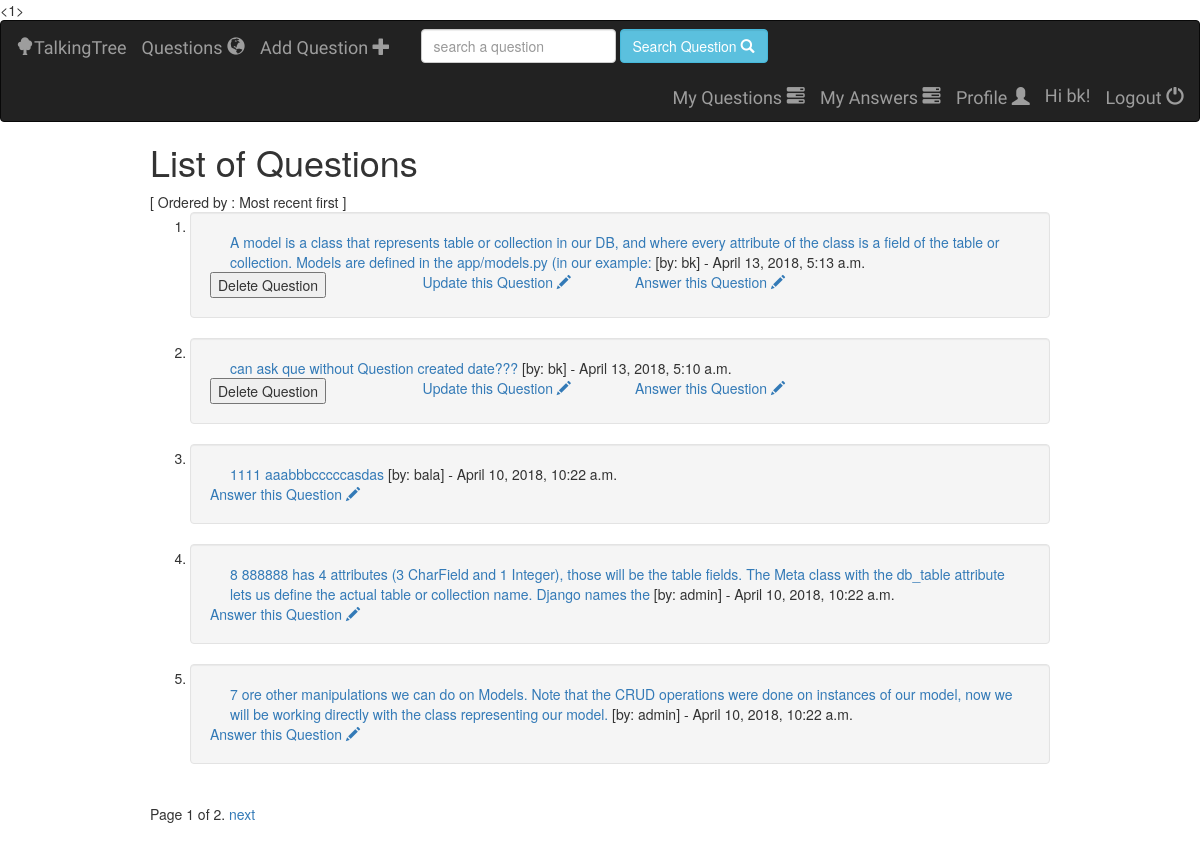
The app's page /talkingtree/ (signed in) with its own data.
### talkingtree/models.py (models this page shows, shortened)
class Question(models.Model):
    user = models.ForeignKey(User, on_delete=models.DO_NOTHING, default=None)
    question_text = models.CharField(max_length=200)
    created_date = models.DateTimeField(default=datetime.now())
    class Meta:
        ordering = ['-id']

### talkingtree/views.py (the view)
class QuestionView(generic.ListView):
    template_name = 'talkingtree/index.html'
    context_object_name = 'all_question'
    paginate_by = 5
    def get_queryset(self):
        return Question.objects.all()

### talkingtree/templates/talkingtree/index.html (shortened to what this page needs)
 {% extends 'talkingtree/base.html' %}
 {%  block body %}
     {% load staticfiles %}
<link rel="stylesheet" type="text/css" href="{% static 'talkingtree/style.css' %}">
     <h1> List of Questions </h1> [ Ordered by : Most recent first ]
    <ol>
        {% for question in all_question %}
        <li>
        <div class="well">
        <div class="row" style="margin-left: 5px">
            <div  class="col-sm-12">
                <a href="{% url 'talkingtree:answer' question.id %}"> {{ question.question_text }}</a>
                [by: {{ question.user }}] - {{ question.created_date }}
            </div>
        </div>
            <div class="row">
            {% if question.user == user %}
                <div class="col-sm-3">
                <form method="POST" action="{% url 'talkingtree:delete-question'  question.id  %}">
                    <input type="submit" value="Delete Question">
                </form>
            </div>
             <div  class="col-sm-3"><a href="{% url 'talkingtree:update-question' question.id  %}"> Update this Question
                <span  class="glyphicon glyphicon-pencil" aria-hidden="true"> </span>
            </a>
            </div>
            {% endif %}
                {% if user.is_authenticated %}
                    <div  class="col-sm-3"><a href="{% url 'talkingtree:add-answer' %}"> Answer this Question
                        <span  class="glyphicon glyphicon-pencil" aria-hidden="true"> </span>
                        </a>
                    </div>
                {% endif %}
            </div>
        </div>
        </li>
        {% endfor %}
    </ol>
 {% endblock %}

### talkingtree/templates/talkingtree/base.html (shortened to what this page needs)
    <!DOCTYPE html>
    <html lang="en">
    <head>
      {% load staticfiles %}
      <link rel="stylesheet" type="text/css" href="{% static 'talkingtree/style.css' %}">
      <link rel="stylesheet" href="https://maxcdn.bootstrapcdn.com/bootstrap/3.3.7/css/bootstrap.min.css">
    </head>
    <body>
<1>
    <nav class="navbar navbar-inverse">
      <div class="container-fluid">
        <div class="navbar-header">
          <a class="navbar-brand" href="{% url 'talkingtree:question' %}">
              <span  class="glyphicon glyphicon-tree-deciduous" aria-hidden="true"></span>TalkingTree</a>
        </div>
        <ul class="nav navbar-nav ">
          <li> <a class="navbar-brand" href="{% url 'talkingtree:question' %}">
              Questions  <span class="glyphicon glyphicon-globe" aria-hidden="true"></span>
          </a></li>
         {% if user.is_authenticated %}
            <li>
              <a class="navbar-brand" href="{% url 'talkingtree:add-question' %}">
                     Add Question <span  class="glyphicon glyphicon-plus" aria-hidden="true"></span>
              </a>
            </li>
         {% endif %}
        </ul>
          <form class="navbar-form navbar-left" role="search" method="get" action="#">
            <input type="text" class="form-control" name = "q" value="" placeholder="search a question">
             <button class="form-control btn btn-info" name = "searchBtn" >Search Question
             <span class="glyphicon glyphicon-search" aria-hidden="true"></span>
             </button>
          </form>
          <ul class="nav navbar-nav navbar-right">
                    {% if user.is_authenticated %}
                       <li>
                           <a class="navbar-brand" href="{% url 'talkingtree:myquestions' %}">
                                My Questions
                                <span class="glyphicon glyphicon-tasks" aria-hidden="true"></span>
                            </a>
                       </li>
                        <li>
                           <a class="navbar-brand" href="{% url 'talkingtree:myanswers' %}">
                                My Answers
                                <span class="glyphicon glyphicon-tasks" aria-hidden="true"></span>
                            </a>
                       </li>
                      <li class="">
                            <a class="navbar-brand" href="{% url 'talkingtree:profile' %}">
                                Profile <span class="glyphicon glyphicon-user" aria-hidden="true"></span>
                            </a>
                      </li>
                        <li class="">
                         <div class="navbar-brand">
                            Hi {{ user.username }}!
                            </div>
                        </li>
                        <li>
                            <a class="navbar-brand" href="{% url 'talkingtree:logout' %}">
                                Logout  <span  class="glyphicon glyphicon-off" aria-hidden="true"></span>
                            </a>
                        </li>
                    {% endif %}
          </ul>
      </div>
    </nav>
    <div style="margin: 5px 150px 150px 150px">
        {% block body %}
        {% endblock %}
{% block pagination %}
  {% if is_paginated %}
      <div class="pagination">
          <span class="page-links">
              <span class="page-current">
                  Page {{ page_obj.number }} of {{ page_obj.paginator.num_pages }}.
              </span>
              {% if page_obj.has_next %}
                  <a href="{{ request.path }}?page={{ page_obj.next_page_number }}">next</a>
              {% endif %}
          </span>
      </div>
  {% endif %}
{% endblock %}
    </div>
    </body>
    </html>

### talkingtree/static/talkingtree/style.css (style rules this page uses)
.navbar-brand { font-family: 'Satisfy', cursive; }

### records on screen
Question: question_text "A model is a class that represents table or collection in our DB, and where every attribute of the class is a field of the table or collection. Models are defined in the app/models.py (in our example:", user "bk", created_date "April 13, 2018, 5:13 a.m."
Question: question_text "can ask que without Question created date???", user "bk", created_date "April 13, 2018, 5:10 a.m."
Question: question_text "1111 aaabbbcccccasdas", user "bala", created_date "April 10, 2018, 10:22 a.m."
Question: question_text "8 888888 has 4 attributes (3 CharField and 1 Integer), those will be the table fields. The Meta class with the db_table attribute lets us define the actual table or collection name. Django names the", user "admin", created_date "April 10, 2018, 10:22 a.m."
Question: question_text "7 ore other manipulations we can do on Models. Note that the CRUD operations were done on instances of our model, now we will be working directly with the class representing our model.", user "admin", created_date "April 10, 2018, 10:22 a.m."

### other values on screen
{{ user.username }} "bk"
{{ page_obj.number }} "1"
{{ page_obj.paginator.num_pages }} "2"
